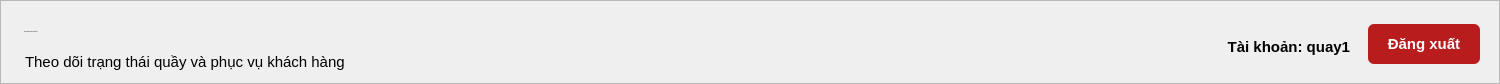
  <widget class="QFrame" name="header">
   <property name="geometry">
    <rect>
     <x>0</x>
     <y>0</y>
     <width>1500</width>
     <height>84</height>
    </rect>
   </property>
   <property name="frameShape">
    <enum>QFrame::Shape::StyledPanel</enum>
   </property>
   <widget class="QLabel" name="lblTitle">
    <property name="geometry">
     <rect>
      <x>24</x>
      <y>14</y>
      <width>500</width>
      <height>36</height>
     </rect>
    </property>
    <property name="font">
     <font>
      <family>Segoe UI</family>
      <pointsize>-1</pointsize>
      <fontweight>ExtraBold</fontweight>
     </font>
    </property>
    <property name="text">
     <string>GIAO DIỆN NHÂN VIÊN QUẦY</string>
    </property>
   </widget>
   <widget class="QLabel" name="lblSubtitle">
    <property name="geometry">
     <rect>
      <x>25</x>
      <y>50</y>
      <width>510</width>
      <height>24</height>
     </rect>
    </property>
    <property name="font">
     <font>
      <family>Segoe UI</family>
      <pointsize>11</pointsize>
      <bold>false</bold>
     </font>
    </property>
    <property name="text">
     <string>Theo dõi trạng thái quầy và phục vụ khách hàng</string>
    </property>
   </widget>
   <widget class="QLabel" name="lblTaiKhoan">
    <property name="geometry">
     <rect>
      <x>1200</x>
      <y>32</y>
      <width>150</width>
      <height>30</height>
     </rect>
    </property>
    <property name="font">
     <font>
      <family>Segoe UI</family>
      <pointsize>11</pointsize>
      <bold>true</bold>
     </font>
    </property>
    <property name="text">
     <string>Tài khoản: quay1</string>
    </property>
    <property name="alignment">
     <set>Qt::AlignmentFlag::AlignRight|Qt::AlignmentFlag::AlignTrailing|Qt::AlignmentFlag::AlignVCenter</set>
    </property>
   </widget>
   <widget class="QPushButton" name="btn_logout">
    <property name="geometry">
     <rect>
      <x>1368</x>
      <y>24</y>
      <width>112</width>
      <height>40</height>
     </rect>
    </property>
    <property name="font">
     <font>
      <family>Segoe UI</family>
      <pointsize>11</pointsize>
      <bold>true</bold>
     </font>
    </property>
    <property name="cursor">
     <cursorShape>PointingHandCursor</cursorShape>
    </property>
    <property name="styleSheet">
     <string notr="true">background-color: #DC2626;
color: white;
border-radius: 6px;
font-weight: bold;
background-color: #B91C1C;</string>
    </property>
    <property name="text">
     <string>Đăng xuất</string>
    </property>
    <property name="class" stdset="0">
     <string>secondary</string>
    </property>
   </widget>
  </widget>
